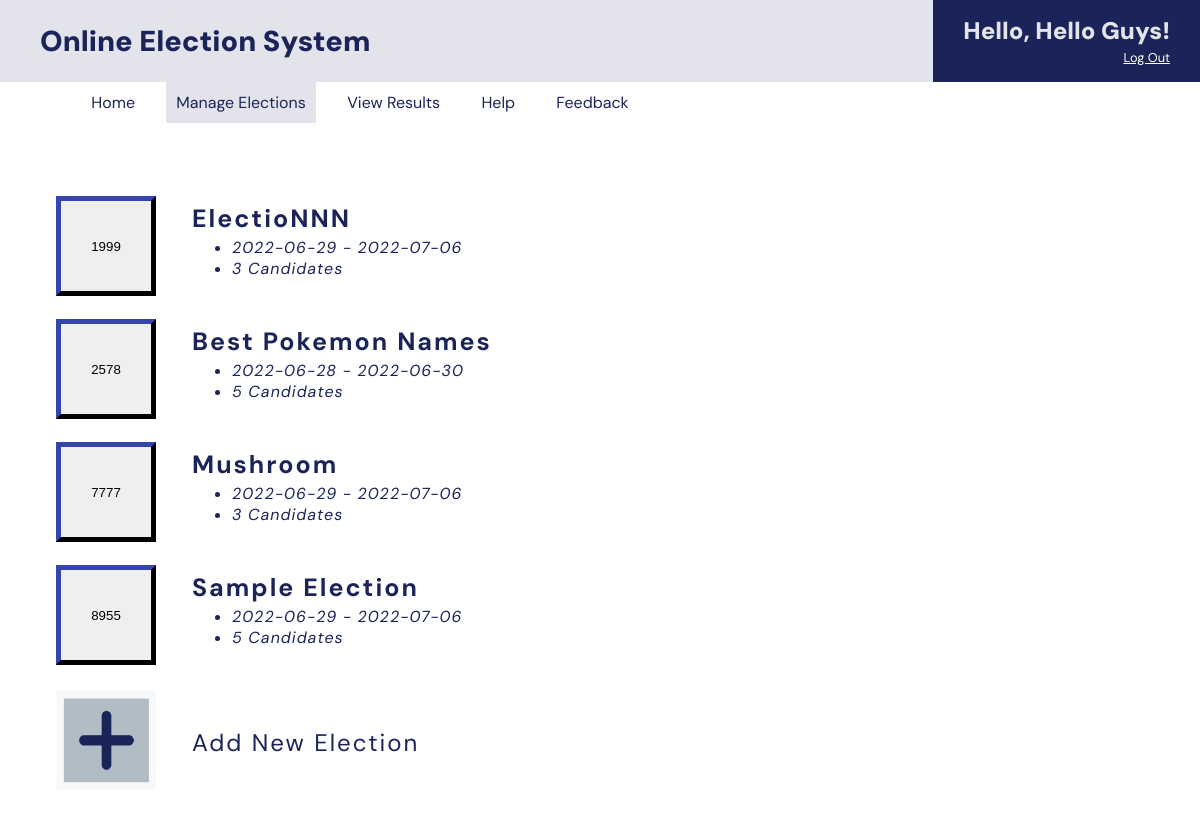
/includes/admin_manage_elections.php (signed in), run on the app's committed database.
### tables this page shows
CREATE TABLE `elections_tbl` (
  `e_id` int(5) NOT NULL,
  `e_name` varchar(255) NOT NULL,
  `e_start` date NOT NULL,
  `e_end` date NOT NULL,
  `cand_count` int(1) NOT NULL,
  `e_owner` int(1) NOT NULL
);

### includes/admin_manage_elections.php (the view, shortened to what this page needs)
<?php
  include_once 'header.php';
	require_once 'dbh.inc.php';
  $access = $conn->prepare("select * from elections_tbl where e_owner = ?");
  $access->bind_param('i', $_SESSION['adminid']);
  $access->execute();
  $result = $access->get_result();
  $data = array();
  while ($row = $result->fetch_array()){
    $data[] = $row;
  }
?>
<form action="admin_manage_elections.php" method="post">
  <div class="template">
    <table>
      <?php foreach ($data as $row): ?>
        <tr>
          <td>
            <?php echo "<input value='" . $row['e_id'] . "'name='". $row['e_id'] . "'class='picture' type='submit' src='../img/addbtn.png' height='100' width='100'/>"; ?>
          </td>
          <td>
            <p class = "ename"><?php echo $row['e_name'];?></p>
            <ul class = "edesc">
                <li><?php echo $row['e_start'] . " - " . $row['e_end'];?></li>
                <li><?php echo $row['cand_count'] . " Candidates";?></li>
              </ul>
          </td>
      </tr>
      <?php endforeach ?>
    </div>
</form>
      <div class="template">
            <table>
              <tr>
                <td>
                  <a href="admin_new_election.php"><img class = "picture" type = "button" src="..\img\addbtn.png">
                </td>
                <td class="desc">
                  <p>Add New Election</p>
                </td>
              </tr>
          </div>

### css/style.css (style rules this page uses)
:root { --dark-blue: #1b2459; --light-gray: #e2e3eb; --white: #ffffff; }
* { margin: 0; padding: 0; box-sizing: border-box; }
a { text-decoration: none; }
body { height: 100vh; font-family: "DM Sans", sans-serif; display: flex; flex-direction: column; }
.template { padding: 20px; }
.template .picture { margin: 11px 34px 10px 34px; border-width: thick; border-color: var(--dark-blue); width: 100px; height:100px; }
.template p { font-size: 24px; }
.template .desc { font-size: 16px; min-width: 100%; margin: 100px 34px 35px 31px; margin-right: auto; color: var(--dark-blue); letter-spacing: 2px; }
.template .ename { font-size: 25px; margin-right: auto; font-weight: bold; margin: -10px 0px 0px 0px; color: var(--dark-blue); letter-spacing: 2px; }
.template .edesc { font-size: 16px; min-width: 100%; font-style: italic; padding-top: 2px; padding-left: 40px; color: var(--dark-blue); letter-spacing: 1px; }

### data on the page
elections_tbl: e_id "1999", e_name "ElectioNNN", e_start "2022-06-29", e_end "2022-07-06", cand_count "3"
elections_tbl: e_id "2578", e_name "Best Pokemon Names", e_start "2022-06-28", e_end "2022-06-30", cand_count "5"
elections_tbl: e_id "7777", e_name "Mushroom", e_start "2022-06-29", e_end "2022-07-06", cand_count "3"
elections_tbl: e_id "8955", e_name "Sample Election", e_start "2022-06-29", e_end "2022-07-06", cand_count "5"

### other printed values
$data['name'] "Hello, Hello Guys!"
